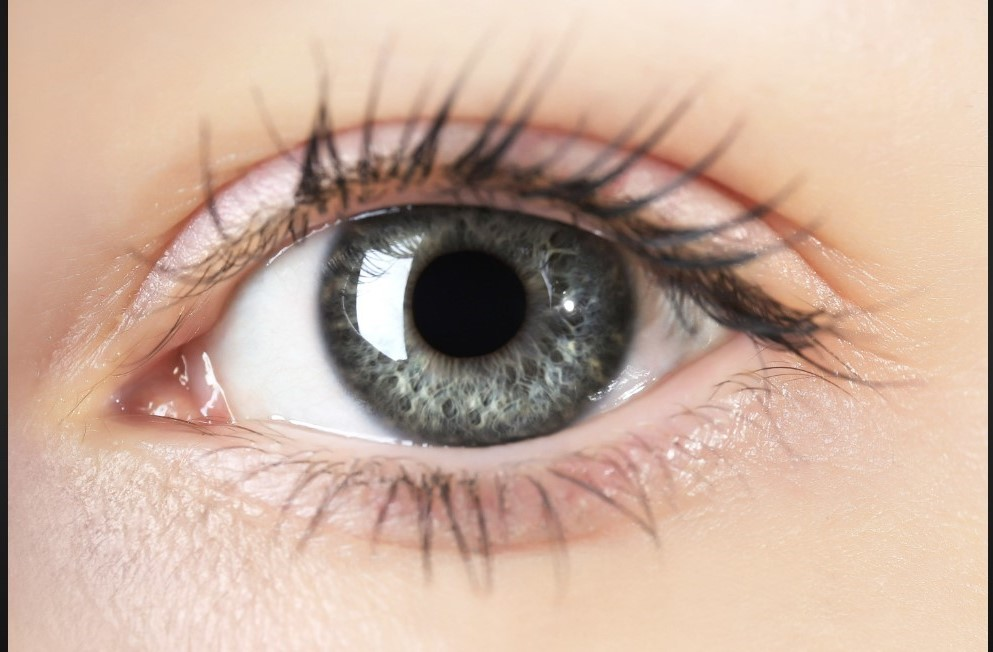
#> input picture eye_image.jpg, 993 x 652 px
$ python eye_detection.py
#> lines starting #> are read from the running program, lines starting #| are printed output that depends on the picture; after the words box and inside, x2 and y2 are one past the last pixel; in counts of white or black regions, pixels touching at a corner belong together
import cv2

# Load the pre-trained Haar cascade for eye detection
eye_cascade = cv2.CascadeClassifier(cv2.data.haarcascades + 'haarcascade_eye.xml')

# Load the image
img = cv2.imread('eye_image.jpg')
#> img is the input picture: shape (652, 993, 3); mean B, G, R 157.1, 173.5, 200.9

# Convert the image to grayscale
gray = cv2.cvtColor(img, cv2.COLOR_BGR2GRAY)
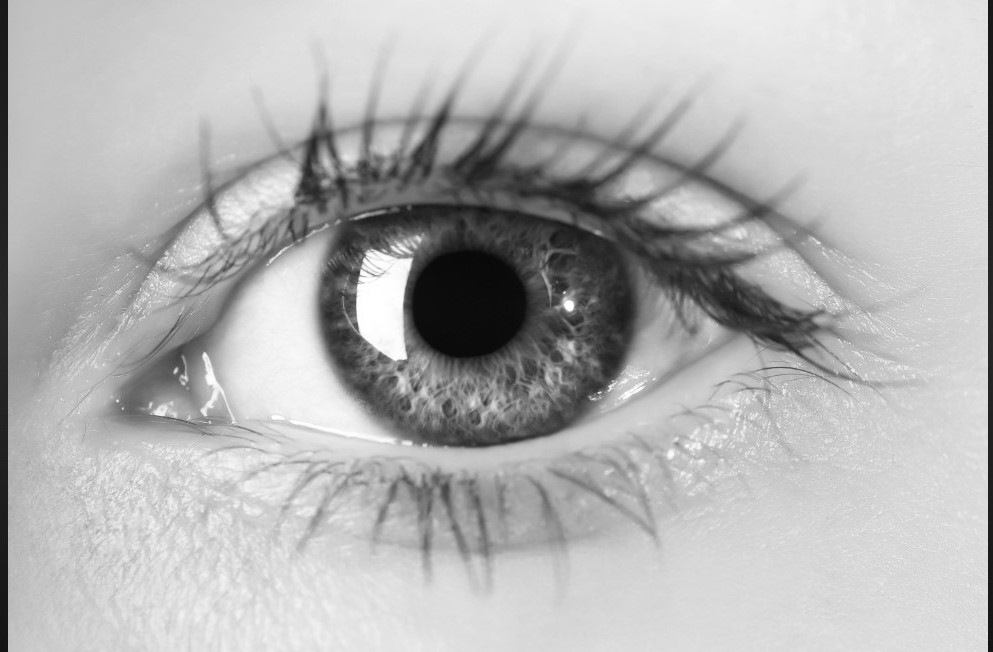
#> gray: shape (652, 993); min 8, max 255, mean 179.9

# Detect eyes in the grayscale image
eyes = eye_cascade.detectMultiScale(gray, scaleFactor=1.1, minNeighbors=5, minSize=(30, 30))
#> eyes = [[149, 345, 51, 51], [627, 227, 158, 158], [365, 428, 171, 171], [186, 26, 585, 585]]

# Check if eyes are detected
if len(eyes) > 0:
    print("Eyes detected!")
else:
    print("No eyes detected.")

# Display the image with rectangles around the detected eyes
for (x, y, w, h) in eyes:
    cv2.rectangle(img, (x, y), (x+w, y+h), (0, 255, 0), 2)
#> this loop made 4 passes
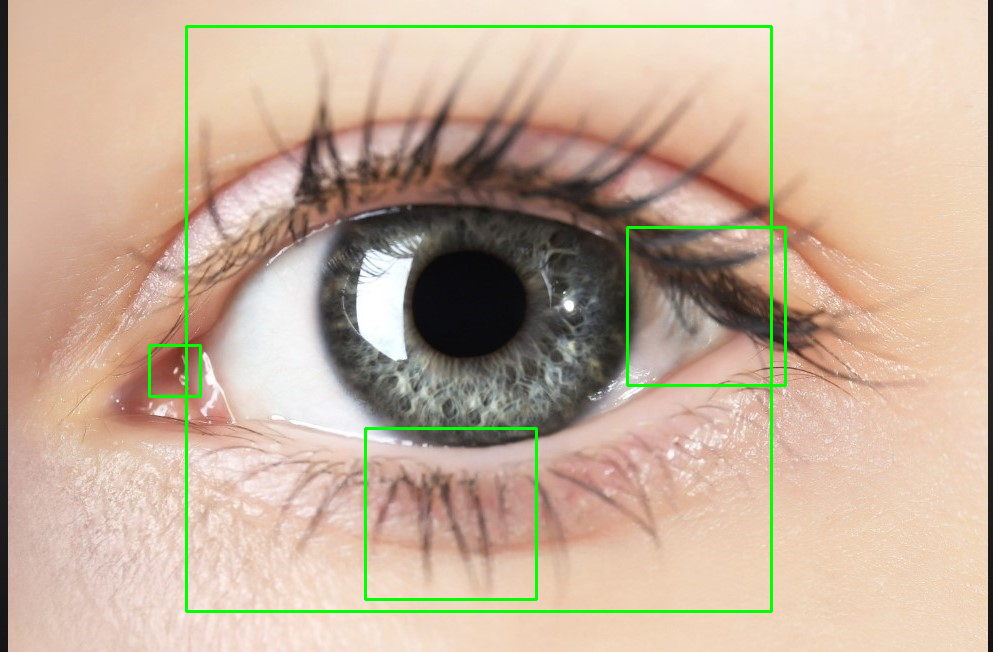
#> img: shape (652, 993, 3); 1.78% of pixels changed, all inside (x1, y1, x2, y2) = (148, 25, 787, 613)

# Display the image
cv2.imshow('Blindness Detection', img)
cv2.waitKey(0)
cv2.destroyAllWindows()
